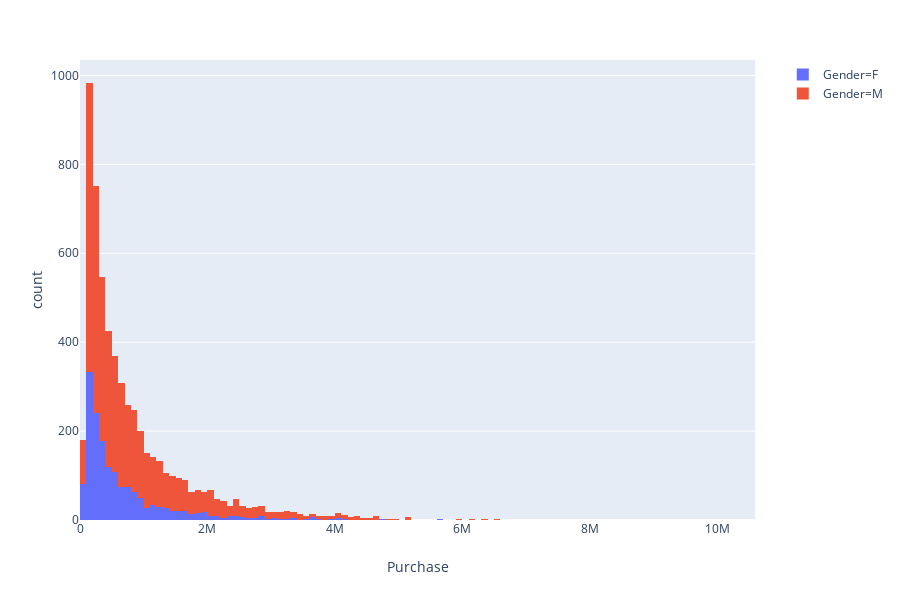

This figure's notebook cell:
### Code cell
px.histogram(everyone_data, x='Purchase', color='Gender').show()

### Figure 1 — Plotly figure (JSON) as saved in the notebook; plotly's stock layout.template omitted (floating-point values rounded to 4 significant figures; data arrays with more than 128 entries replaced by an {"elided": "..."} marker saying what was removed)
{"data": [{"alignmentgroup": "True", "bingroup": "x", "hoverlabel": {"namelength": 0}, "hovertemplate": "Gender=F<br>Purchase=%{x}<br>count=%{y}", "legendgroup": "Gender=F", "marker": {"color": "#636efa"}, "name": "Gender=F", "offsetgroup": "Gender=F", "orientation": "v", "showlegend": true, "type": "histogram", "x": {"elided": "1666 int values"}, "xaxis": "x", "yaxis": "y"}, {"alignmentgroup": "True", "bingroup": "x", "hoverlabel": {"namelength": 0}, "hovertemplate": "Gender=M<br>Purchase=%{x}<br>count=%{y}", "legendgroup": "Gender=M", "marker": {"color": "#EF553B"}, "name": "Gender=M", "offsetgroup": "Gender=M", "orientation": "v", "showlegend": true, "type": "histogram", "x": {"elided": "4225 int values"}, "xaxis": "x", "yaxis": "y"}], "layout": {"barmode": "relative", "height": 600, "legend": {"tracegroupgap": 0}, "margin": {"t": 60}, "xaxis": {"anchor": "y", "domain": [0, 0.98], "title": {"text": "Purchase"}}, "yaxis": {"anchor": "x", "domain": [0, 1], "title": {"text": "count"}}}}
